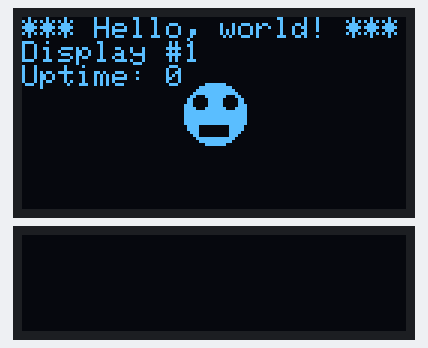
A program run on a simulated ESP32. On the bench: 128×64 one-colour display, 128×32 one-colour display.

Above: at 0.23 s.
At 5.16 s:
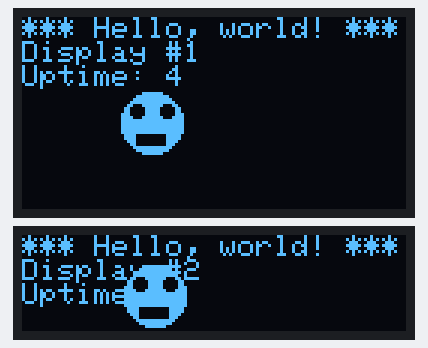
At 10.09 s:
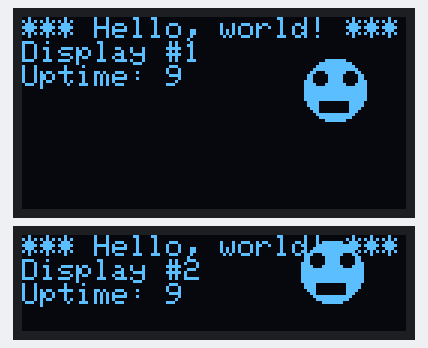
At 19.95 s:
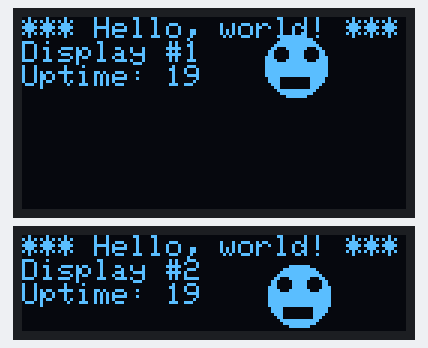
At 29.8 s:
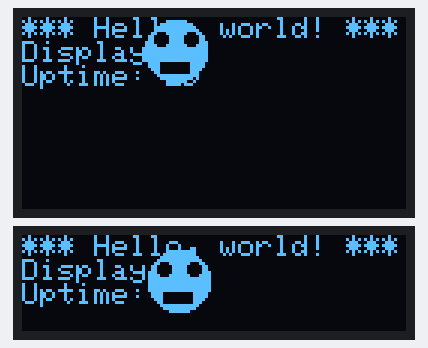
At 39.66 s:
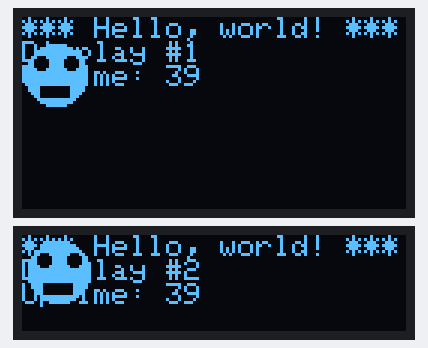

The program:

main.cpp
```cpp
#include <Arduino.h>
#include <Adafruit_SSD1306.h>
#include "BallDemo.h"

TwoWire display1I2C = TwoWire(0);
Adafruit_SSD1306 display1(128, 64, &display1I2C, -1);
BallDemo ballDemo1(display1, "Display #1");

TwoWire display2I2C = TwoWire(1);
Adafruit_SSD1306 display2(128, 32, &display2I2C, -1);
BallDemo ballDemo2(display2, "Display #2");

void setup() {
  Serial.begin(115200);

  display1I2C.begin(13, 14);
  if(!display1.begin(SSD1306_SWITCHCAPVCC, 0x3C)) {
    Serial.println("Failed to initialize display1");
    return;
  }

  display2I2C.begin(21, 22);
  if(!display2.begin(SSD1306_SWITCHCAPVCC, 0x3C)) {
    Serial.println("Failed to initialize display2");
    return;
  }
}

void loop() {
  ballDemo1.update();
  ballDemo2.update();
}
```

BallDemo.h
```cpp
#pragma once

#include <Adafruit_SSD1306.h>

class BallDemo {
    Adafruit_SSD1306& display;
    std::string const name;
    int x;
    int y;
    int vx = 1;
    int vy = 1;
    int r = 10;

  public:
    BallDemo(Adafruit_SSD1306& display, std::string const& name)
    : display(display), name(name) {

        x = display.width() / 2;
        y = display.height() / 2;
    }

    void update() {
      if (x < r) {
        x = r;
        vx = -vx;
      }
      if (x > display.width() - r - 1) {
        x = display.width() - r - 1;
        vx = -vx;
      }
      if (y < r) {
        y = r;
        vy = -vy;
      }
      if (y > display.height() - r - 1) {
        y = display.height() - r - 1;
        vy = -vy;
      }

      display.clearDisplay();

      display.setTextSize(1);
      display.setCursor(0, 0);
      display.setTextColor(WHITE);
      display.printf("*** Hello, world! ***\n%s\nUptime: %d\n", name.c_str(), millis() / 1000);

      display.fillCircle(x, y, 10, WHITE);
      display.fillCircle(x - 5, y - 4, 2, BLACK);
      display.fillCircle(x + 5, y - 4, 2, BLACK);
      display.fillRect(x - 5, y + 4, 10, 4, BLACK);

      display.display();

      x += vx;
      y += vy;
    }
  };
```
